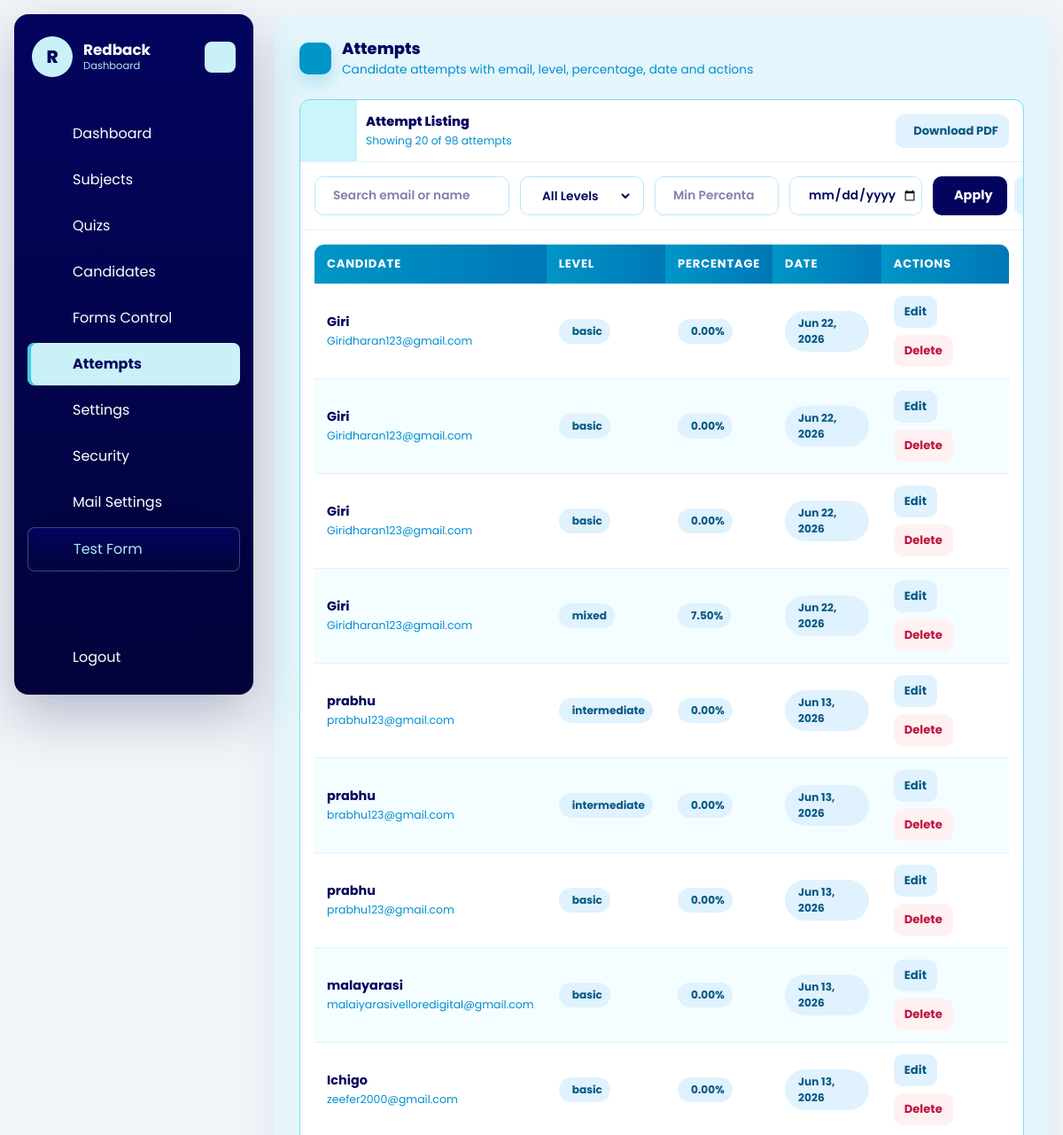
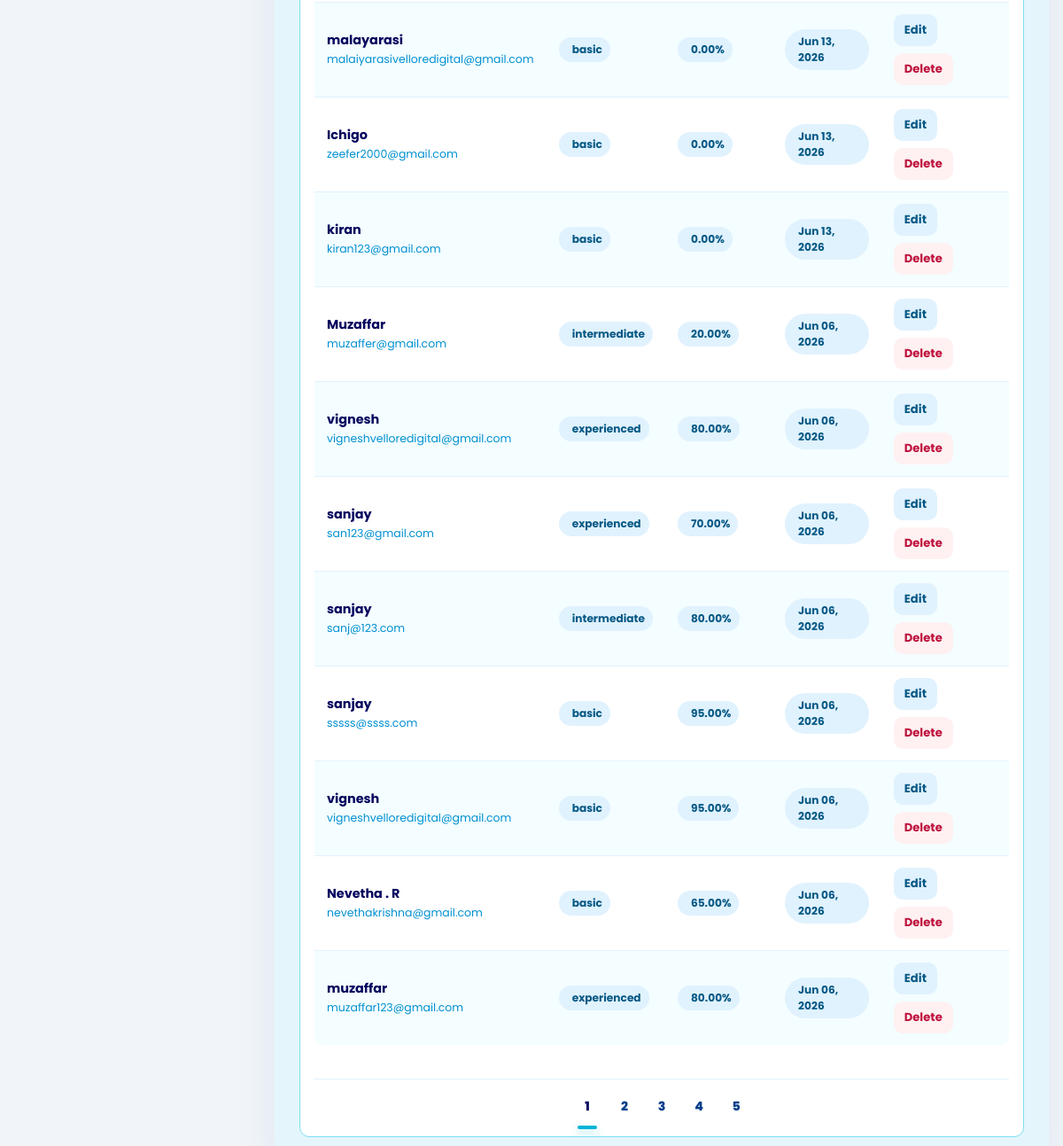
/dashboard/attempts/ (signed in), run on an earlier commit of the app's database (2 pictures, top to bottom).
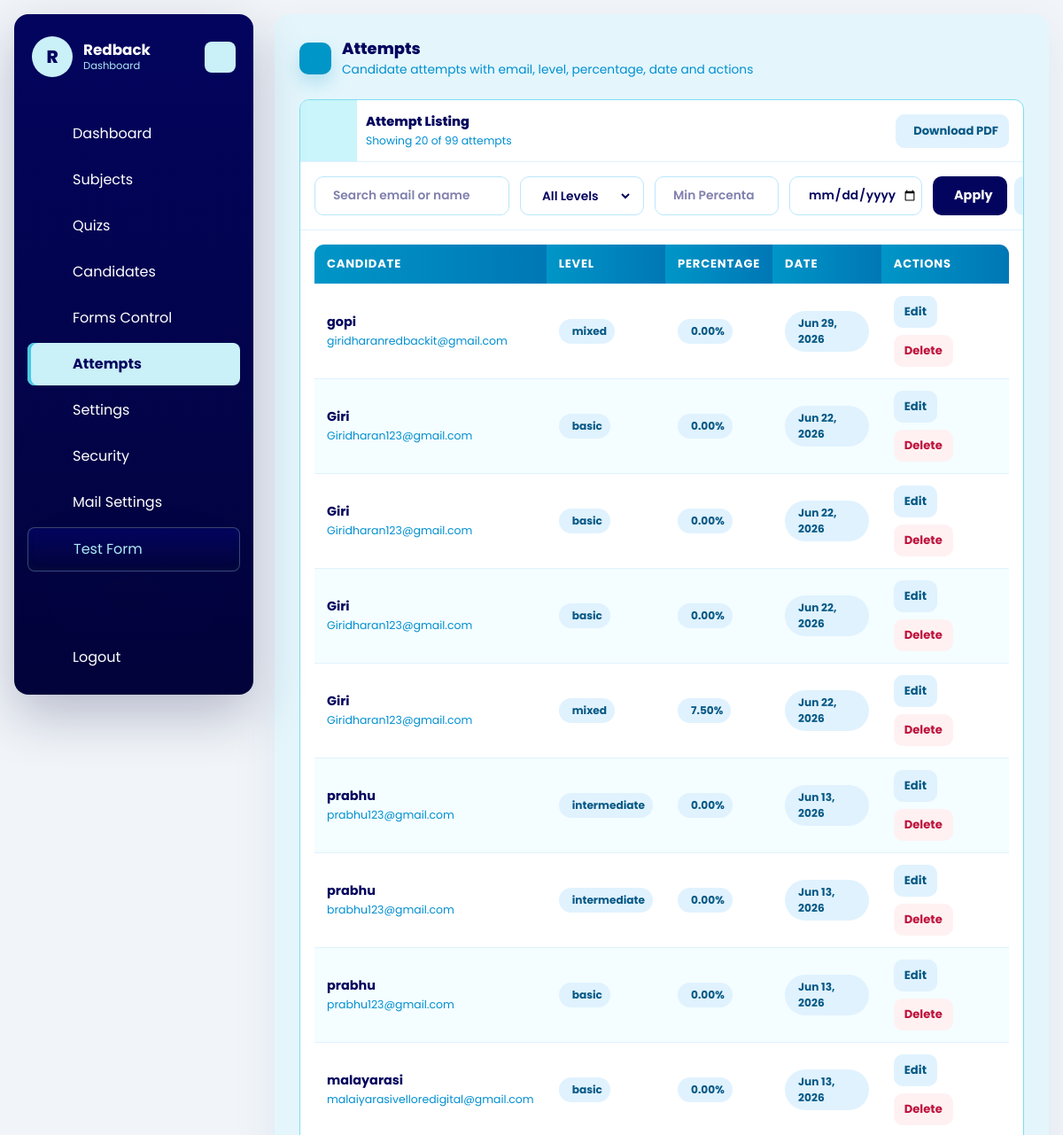
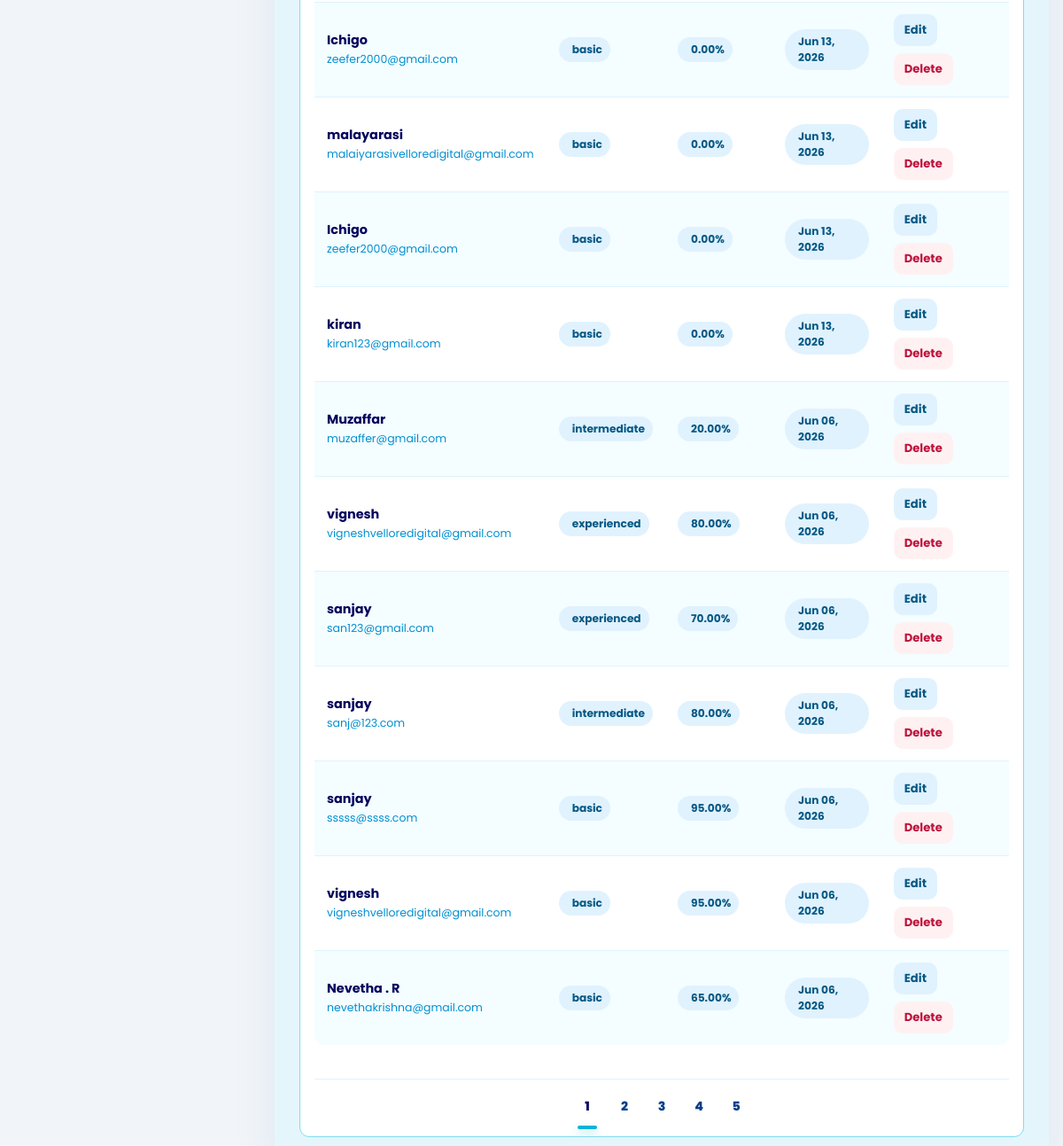
And on a later commit of the database (2 pictures, top to bottom).
### quiz/models.py (models this page shows, shortened)
class CandidateTestAttempt(models.Model):
    SESSION_SINGLE = 'single'
    SESSION_MULTI = 'multi'
    SESSION_CHOICES = [
        (SESSION_SINGLE, 'Single'),
        (SESSION_MULTI, 'Multi'),
    ]
    candidate = models.ForeignKey(Candidate, on_delete=models.CASCADE, related_name='attempts')
    company = models.ForeignKey(Company, on_delete=models.CASCADE, related_name='attempts')
    public_slug = models.CharField(max_length=190, unique=True, blank=True, db_index=True)
    session_type = models.CharField(max_length=10, choices=SESSION_CHOICES)
    level = models.CharField(max_length=20)
    question_count = models.PositiveIntegerField()
    duration_minutes = models.PositiveIntegerField()
    selected_subjects = models.JSONField(default=list, blank=True)
    selected_sub_titles = models.JSONField(default=list, blank=True)
    candidate_details_json = models.JSONField(default=dict, blank=True)
    answers_json = models.JSONField(default=list, blank=True)
    correct_count = models.PositiveIntegerField(default=0)
    wrong_count = models.PositiveIntegerField(default=0)
    percentage = models.DecimalField(max_digits=5, decimal_places=2, default=0)
    started_at = models.DateTimeField(blank=True, null=True)
    submitted_at = models.DateTimeField(blank=True, null=True)
    is_submitted = models.BooleanField(default=False)
    is_paused = models.BooleanField(default=False)
    paused_at = models.DateTimeField(blank=True, null=True)
    total_paused_seconds = models.PositiveIntegerField(default=0)
    full_screen_lock_enabled = models.BooleanField(default=False)
    pause_lock_enabled = models.BooleanField(default=False)
    tab_switch_guard_enabled = models.BooleanField(default=False)
    copy_paste_block_enabled = models.BooleanField(default=False)
    right_click_disable_enabled = models.BooleanField(default=False)
    max_violation_warnings = models.PositiveIntegerField(default=3)
    tab_switch_count = models.PositiveIntegerField(default=0)
    warning_count = models.PositiveIntegerField(default=0)
    last_violation_at = models.DateTimeField(blank=True, null=True)
    violation_log_json = models.JSONField(default=list, blank=True)
    test_link_email_sent_at = models.DateTimeField(blank=True, null=True)
    created_at = models.DateTimeField(auto_now_add=True)
    class Meta:
        ordering = ['-created_at']

class Candidate(models.Model):
    name = models.CharField(max_length=150)
    email = models.EmailField()
    designation_tech = models.CharField(max_length=150)
    created_at = models.DateTimeField(auto_now_add=True)
    class Meta:
        ordering = ['name']

### dashboard/views.py (the view)
# urls.py: path('attempts/', views.attempt_list, name='attempt_list'),
@company_login_required
def attempt_list(request):
    queryset = (
        CandidateTestAttempt.objects.filter(company=request.company)
        .select_related('candidate', 'company')
        .order_by('-created_at')
    )
    search_query = request.GET.get('q', '').strip()
    if search_query:
        queryset = queryset.filter(
            Q(candidate__name__icontains=search_query) |
            Q(candidate__email__icontains=search_query)
        )
    level_filter = request.GET.get('level', '').strip()
    if level_filter and level_filter != 'all':
        if level_filter in ['experienced', 'experience']:
            queryset = queryset.filter(level__in=['experienced', 'experience'])
        else:
            queryset = queryset.filter(level__iexact=level_filter)
    percentage_str = request.GET.get('percentage', '').strip()
    min_percentage = None
    if percentage_str:
        try:
            min_percentage = float(percentage_str)
            queryset = queryset.filter(percentage__gte=min_percentage)
        except ValueError:
            pass
    date_str = request.GET.get('date', '').strip()
    if date_str:
        from django.utils.dateparse import parse_date
        parsed_date = parse_date(date_str)
        if parsed_date:
            queryset = queryset.filter(created_at__date=parsed_date)
    query_params = request.GET.copy()
    query_params.pop('page', None)
    querystring = query_params.urlencode()
    page_query_prefix = f'{querystring}&' if querystring else ''
    paginator = Paginator(queryset, 20)
    page_obj = paginator.get_page(request.GET.get('page'))
    page_numbers = paginator.get_elided_page_range(page_obj.number, on_each_side=2, on_ends=1)
    return render(
        request,
        'dashboard/attempt_list.html',
        {
            'title': 'Attempts',
            'objects': page_obj.object_list,
            'page_obj': page_obj,
            'page_numbers': page_numbers,
            'page_query_prefix': page_query_prefix,
            'total_attempt_count': queryset.count(),
            'search_query': search_query,
            'level_filter': level_filter,
            'percentage_filter': percentage_str,
            'date_filter': date_str,
        },
    )

### dashboard/views.py (called while the page is built)
def get_logged_in_company(request):
    company_id = request.session.get('company_id')
    if not company_id:
        return None
    return Company.objects.filter(id=company_id, is_active=True).first()

def company_login_required(view_func):
    @wraps(view_func)
    def wrapper(request, *args, **kwargs):
        company = get_logged_in_company(request)
        if not company:
            return redirect(f"{reverse('dashboard:login')}?next={request.path}")
        request.company = company
        return view_func(request, *args, **kwargs)
    return wrapper

### templates/dashboard/attempt_list.html (shortened to what the changed rows need)
{% extends "base.html" %}
{% block content %}
<div id="dashboard-page-content">
<section class="quiz-shell">
    <div class="quiz-heading">
        <div class="quiz-heading-main">
            <div>
                <h1 class="quiz-title">Attempts</h1>
            </div>
        </div>
    </div>
    <div class="quiz-list-panel">
        <div class="quiz-list-head">
            <div class="quiz-card-body" style="padding-left:10px">
                <p class="quiz-list-title">Attempt Listing</p>
                <p class="quiz-list-text">Showing {{ page_obj.object_list|length }} of {{ total_attempt_count }} attempts</p>
            </div>
        </div>
        <div class="attempt-table-wrap">
            {% if objects %}
                <table class="attempt-table">
                    <thead>
                        <tr>
                            <th>Candidate</th>
                            <th>Level</th>
                            <th>Percentage</th>
                            <th>Date</th>
                            <th>Actions</th>
                        </tr>
                    </thead>
                    <tbody>
                        {% for object in objects %}
                            <tr>
                                <td>
                                    <strong>{{ object.candidate.name }}</strong>
                                    <div style="font-size: .78rem; color: #008fd1; margin-top: 2px;">{{ object.candidate.email }}</div>
                                </td>
                                <td><span class="attempt-pill"><iconify-icon icon="mdi:signal-cellular-3"></iconify-icon>{{ object.level }}</span></td>
                                <td><span class="attempt-pill"><iconify-icon icon="mdi:percent-outline"></iconify-icon>{{ object.percentage }}%</span></td>
                                <td><span class="attempt-pill"><iconify-icon icon="mdi:calendar-range"></iconify-icon>{{ object.created_at|date:"M d, Y" }}</span></td>
                                <td>
                                    <div class="attempt-actions">
                                        <a href="{% url 'dashboard:attempt_update' object.pk %}" class="attempt-btn secondary">Edit</a>
                                        <a href="{% url 'dashboard:attempt_delete' object.pk %}" class="attempt-btn danger">Delete</a>
                                    </div>
                                </td>
                            </tr>
                        {% endfor %}
                    </tbody>
                </table>
            {% else %}
                <div class="attempt-empty">No attempts found.</div>
            {% endif %}
        </div>
        {% if page_obj.has_other_pages %}
            <div class="quiz-pagination">
                {% if page_obj.has_previous %}
                    <a class="quiz-page-link" href="?{{ page_query_prefix }}page=1" aria-label="First page"><iconify-icon icon="mdi:chevron-double-left"></iconify-icon></a>
                    <a class="quiz-page-link" href="?{{ page_query_prefix }}page={{ page_obj.previous_page_number }}" aria-label="Previous page"><iconify-icon icon="mdi:chevron-left"></iconify-icon></a>
                {% else %}
                    <span class="quiz-page-link is-disabled"><iconify-icon icon="mdi:chevron-double-left"></iconify-icon></span>
                    <span class="quiz-page-link is-disabled"><iconify-icon icon="mdi:chevron-left"></iconify-icon></span>
                {% endif %}
                {% for page_number in page_numbers %}
                    {% if page_number == page_obj.paginator.ELLIPSIS %}
                        <span class=\"quiz-page-ellipsis\">{{ page_number }}</span>
                    {% elif page_number == page_obj.number %}
                        <span class="quiz-page-link is-active" aria-current="page">{{ page_number }}</span>
                    {% else %}
                        <a class="quiz-page-link" href="?{{ page_query_prefix }}page={{ page_number }}">{{ page_number }}</a>
                    {% endif %}
                {% endfor %}
                {% if page_obj.has_next %}
                    <a class="quiz-page-link" href="?{{ page_query_prefix }}page={{ page_obj.next_page_number }}" aria-label="Next page"><iconify-icon icon="mdi:chevron-right"></iconify-icon></a>
                    <a class="quiz-page-link" href="?{{ page_query_prefix }}page={{ page_obj.paginator.num_pages }}" aria-label="Last page"><iconify-icon icon="mdi:chevron-double-right"></iconify-icon></a>
                {% else %}
                    <span class="quiz-page-link is-disabled"><iconify-icon icon="mdi:chevron-right"></iconify-icon></span>
                    <span class="quiz-page-link is-disabled"><iconify-icon icon="mdi:chevron-double-right"></iconify-icon></span>
                {% endif %}
            </div>
        {% endif %}
    </div>
</section>
</div>
{% endblock %}

What changed in the data, as far as the page shows it:
no longer on this page (row unchanged): CandidateTestAttempt: candidate.name "muzaffar", candidate.email "muzaffar123@gmail.com", level "experienced", percentage "80.00", created_at "Jun 06, 2026"
added CandidateTestAttempt: candidate.name "gopi", candidate.email "giridharanredbackit@gmail.com", level "mixed", percentage "0.00", created_at "Jun 29, 2026"
Also different on the page:
{{ total_attempt_count }}: "98" → "99"
